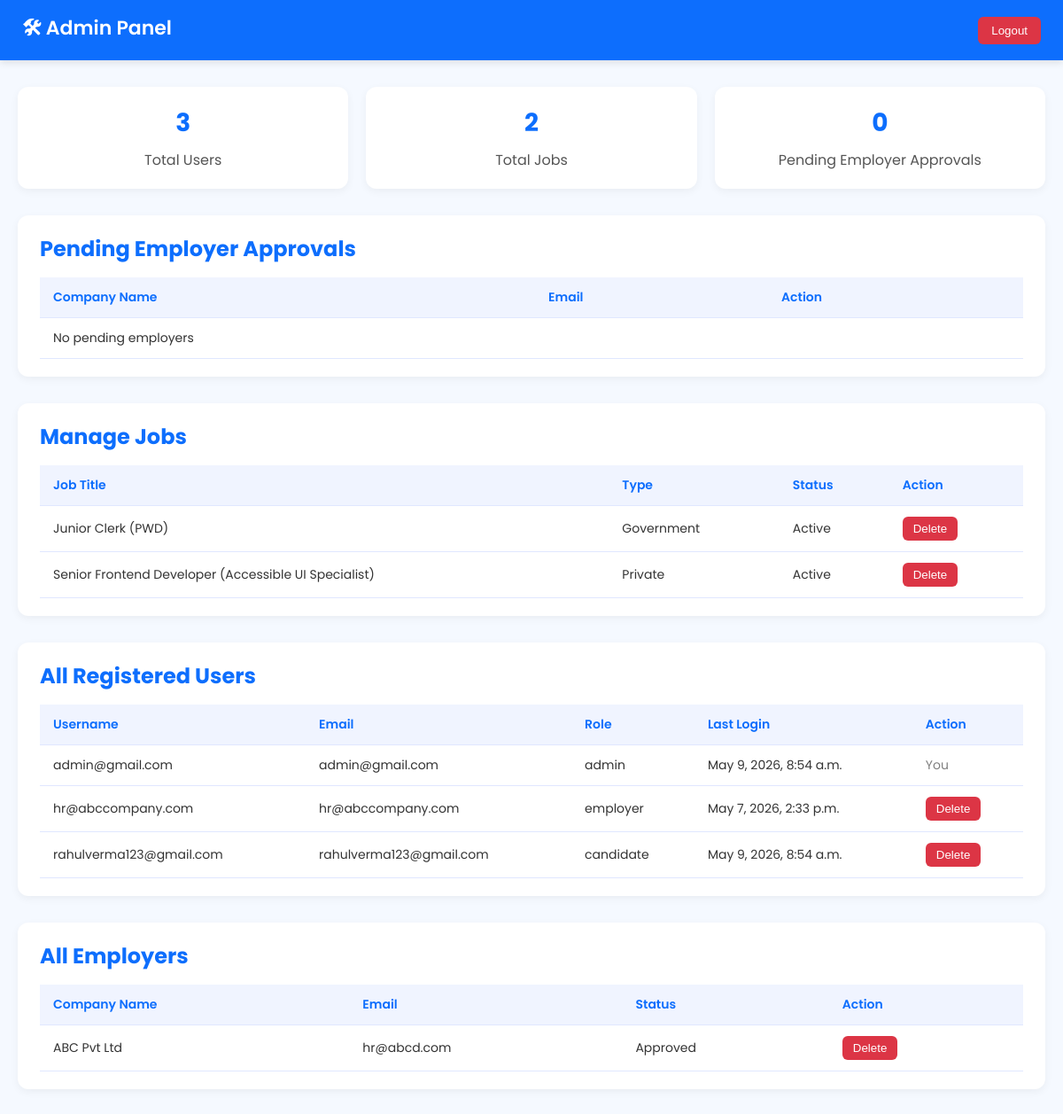
Page /admin_page/ (signed in) on the committed database.
### portal/models.py (models this page shows, shortened)
class Job(models.Model):
    JOB_TYPE = (
        ('Government', 'Government'),
        ('Private', 'Private'),
    )
    employer = models.ForeignKey(Employer, on_delete=models.CASCADE)
    title = models.CharField(max_length=200)
    job_type = models.CharField(max_length=20, choices=JOB_TYPE)
    department = models.CharField(max_length=100)
    location = models.CharField(max_length=100)
    skills = models.TextField()
    disability_type = models.CharField(max_length=100)
    disability_percent = models.IntegerField()
    benefits = models.TextField(null=True, blank=True)
    description = models.TextField()
    salary = models.CharField(max_length=50)
    last_date = models.DateField(null=True, blank=True)
    status = models.CharField(max_length=20, default='Active')

class User(AbstractUser):
    ROLE_CHOICES = (
        ('candidate', 'Candidate'),
        ('employer', 'Employer'),
        ('admin', 'Admin'),
    )
    role = models.CharField(max_length=20, choices=ROLE_CHOICES)

class Employer(models.Model):
    user = models.OneToOneField(settings.AUTH_USER_MODEL, on_delete=models.CASCADE)
    company_name = models.CharField(max_length=200)
    hr_name = models.CharField(max_length=100)
    email = models.EmailField()
    phone = models.CharField(max_length=15)
    industry = models.CharField(max_length=100, null=True, blank=True)
    website = models.URLField(blank=True, null=True)
    address = models.TextField()
    description = models.TextField()
    logo = models.ImageField(upload_to='company_logo/', null=True, blank=True)
    is_approved = models.BooleanField(default=False)

### portal/views.py (the view)
# urls.py: path("admin_page/", views.admin, name="admin"),
@login_required
def admin(request):
    if not request.user.is_superuser:
        return redirect('login')
    total_users = User.objects.count()
    total_jobs = Job.objects.count()
    pending_employers = Employer.objects.filter(is_approved=False)
    context = {
        'total_users': total_users,
        'total_jobs': total_jobs,
        'pending_employers': pending_employers,
        'pending_employers_count': pending_employers.count(),
        'jobs': Job.objects.all(),
        'users': User.objects.all(),
        'employers': Employer.objects.all(),
    }
    return render(request, 'admin_page.html', context)

### templates/admin_page.html (shortened to what this page needs)
<!DOCTYPE html>
{% load static %}
<html lang="en">
<head>
<link rel="stylesheet" href="{% static 'css/admin_page.css' %}">
</head>
<body>
<header>
    <div class="logo">🛠 Admin Panel</div>
    <div>
        <button><a href="{% url 'home' %}">Logout</a></button>
    </div>
</header>
<div class="container">
    <div class="stats">
        <div class="stat-card">
            <h2>{{ total_users }}</h2>
            <p>Total Users</p>
        </div>
        <div class="stat-card">
            <h2>{{ total_jobs }}</h2>
            <p>Total Jobs</p>
        </div>
        <div class="stat-card">
            <h2>{{ pending_employers_count }}</h2>
            <p>Pending Employer Approvals</p>
        </div>
    </div>
    <div class="section">
        <h2>Pending Employer Approvals</h2>
        <table>
            <tr>
                <th>Company Name</th>
                <th>Email</th>
                <th>Action</th>
            </tr>
            {% for emp in pending_employers %}
            <tr>
                <td>{{ emp.company_name }}</td>
                <td>{{ emp.email }}</td>
                <td>
                    <form action="{% url 'approve_employer' emp.id %}" method="POST" style="display:inline;">
                        {% csrf_token %}
                        <button type="submit" class="approve">Approve</button>
                    </form>
                    <form action="{% url 'reject_employer' emp.id %}" method="POST" style="display:inline;">
                        {% csrf_token %}
                        <button type="submit" class="reject">Reject</button>
                    </form>
                    <form action="{% url 'delete_employer' emp.id %}" method="POST" style="display:inline;">
                        {% csrf_token %}
                        <button type="submit" class="reject"
                            onclick="return confirm('Are you sure you want to delete this employer?')">
                            Delete
                        </button>
                    </form>
                </td>
            </tr>
            {% empty %}
            <tr>
                <td colspan="3">No pending employers</td>
            </tr>
            {% endfor %}
        </table>
    </div>
    <div class="section">
        <h2>Manage Jobs</h2>
        <table>
            <tr>
                <th>Job Title</th>
                <th>Type</th>
                <th>Status</th>
                <th>Action</th>
            </tr>
            {% for job in jobs %}
            <tr>
                <td>{{ job.title }}</td>
                <td>{{ job.job_type }}</td>
                <td>{{ job.status }}</td>
                <td>
                    <form action="{% url 'delete_job' job.id %}" method="POST">
                        <button type="submit" class="reject"
                        onclick="return confirm('Are you sure you want to delete this job?')">Delete</button>
                    </form>
                </td>
            </tr>
            {% endfor %}
        </table>
    </div>
    <div class="section">
        <h2>All Registered Users</h2>
        <table>
            <tr>
                <th>Username</th>
                <th>Email</th>
                <th>Role</th>
                <th>Last Login</th>
                <th>Action</th>
            </tr>
            {% for user in users %}
            <tr>
                <td>{{ user.username }}</td>
                <td>{{ user.email }}</td>
                <td>{{ user.role|default:"User" }}</td>
                <td>{{ user.last_login }}</td>
                <td>
                    {% if user != request.user %}
                        {% if user.role == "candidate" %}
                        <form action="{% url 'delete_user' user.id %}" method="POST">
                            <button type="submit" class="reject"
                            onclick="return confirm('Are you sure you want to delete this candidate?')">
                                Delete
                            </button>
                        </form>
                        {% elif user.role == "employer" %}
                        {% if user.employer %}
                        <form action="{% url 'delete_employer' user.employer.id %}" method="POST">
                            <button type="submit" class="reject"
                            onclick="return confirm('Are you sure you want to delete this employer?')">
                                Delete
                            </button>
                        </form>
                        {% else %}
                        <span style="color: gray;">No Employer record</span>
                        {% endif %}
                        {% endif %}
                    {% else %}
                        <span style="color: gray;">You</span>
                    {% endif %}
                </td>
            </tr>
            {% empty %}
            <tr>
                <td colspan="5">No users found</td>
            </tr>
            {% endfor %}
        </table>
    </div>
    <div class="section">
        <h2>All Employers</h2>
        <table>
            <tr>
                <th>Company Name</th>
                <th>Email</th>
                <th>Status</th>
                <th>Action</th>
            </tr>
            {% for emp in employers %}
            <tr>
                <td>{{ emp.company_name }}</td>
                <td>{{ emp.email }}</td>
                <td>
                    {% if emp.is_approved %}
                        <span class="approved">Approved</span>
                    {% else %}
                        <span class="pending">Pending</span>
                    {% endif %}
                </td>
                <td>
                    <form action="{% url 'delete_employer' emp.id %}" method="POST">
                        <button type="submit" class="reject"
                        onclick="return confirm('Are you sure you want to delete this employer?')">
                        Delete
                        </button>
                    </form>
                </td>
            </tr>
            {% empty %}
            <tr>
                <td colspan="4">No employers found</td>
            </tr>
            {% endfor %}
        </table>
    </div>
</div>
</body>
</html>

### static/css/admin_page.css (style rules this page uses)
* { margin: 0; padding: 0; box-sizing: border-box; }
body { font-family: 'Poppins', sans-serif; background: #f5f9ff; color: #333; }
header { width: 100%; background: #0d6efd; color: white; padding: 15px 25px; display: flex; justify-content: space-between; align-items: center; box-shadow: 0 3px 8px rgba(0,0,0,0.1); }
header .logo { font-size: 22px; font-weight: 600; }
header button a { text-decoration: none; color: white; }
header button { background: #dc3545; border: none; padding: 8px 15px; border-radius: 6px; cursor: pointer; transition: 0.3s; }
.container { max-width: 1200px; margin: 30px auto; padding: 0 20px; }
.stats { display: flex; gap: 20px; margin-bottom: 30px; flex-wrap: wrap; }
.stat-card { flex: 1; min-width: 200px; background: white; padding: 20px 25px; border-radius: 12px; box-shadow: 0 3px 10px rgba(0,0,0,0.05); text-align: center; transition: transform 0.2s; }
.stat-card h2 { font-size: 28px; color: #0d6efd; margin-bottom: 8px; }
.stat-card p { color: #555; }
.section { background: white; padding: 20px 25px; border-radius: 12px; margin-bottom: 30px; box-shadow: 0 3px 10px rgba(0,0,0,0.05); }
.section h2 { color: #0d6efd; margin-bottom: 15px; }
table { width: 100%; border-collapse: collapse; font-size: 14px; }
table th, table td { text-align: left; padding: 12px 15px; border-bottom: 1px solid #e0e7ff; }
table th { background: #f0f4ff; color: #0d6efd; font-weight: 600; }
button.reject { background: #dc3545; color: white; border: none; padding: 6px 12px; border-radius: 6px; cursor: pointer; transition: 0.3s; }
button[type="submit"] { transition: 0.3s; }

### rows in the picture
Job: title "Junior Clerk (PWD)", job_type "Government", status "Active"
Job: title "Senior Frontend Developer (Accessible UI Specialist)", job_type "Private", status "Active"
User: username "admin@gmail.com", email "admin@gmail.com", role "admin", last_login "May 9, 2026, 8:54 a.m.", shows "You"
User: username "hr@abccompany.com", email "hr@abccompany.com", role "employer", last_login "May 7, 2026, 2:33 p.m.", shows "Delete"
User: username "rahulverma123@gmail.com", email "rahulverma123@gmail.com", role "candidate", last_login "May 9, 2026, 8:54 a.m.", shows "Delete"
Employer: company_name "ABC Pvt Ltd", email "hr@abcd.com", is_approved "Approved"

### other values in the picture
{{ total_users }} "3"
{{ total_jobs }} "2"
{{ pending_employers_count }} "0"
